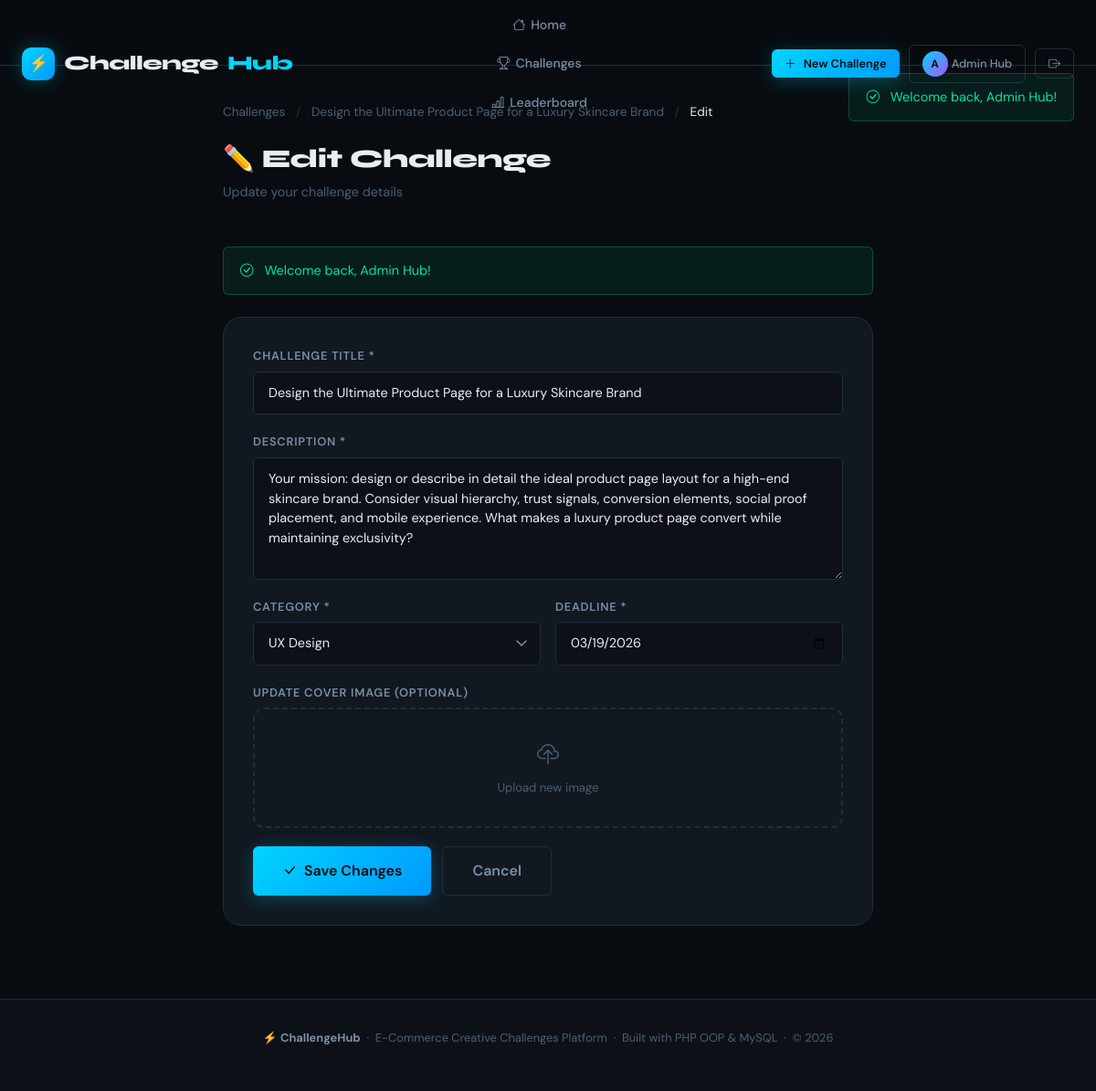
Screenshot of /?page=challenge-edit&id=1 (signed in) with the database file from the repository.
### tables this page shows
CREATE TABLE IF NOT EXISTS `challenges` (
  `id`          INT           NOT NULL AUTO_INCREMENT,
  `user_id`     INT           NOT NULL,
  `title`       VARCHAR(200)  NOT NULL,
  `description` TEXT          NOT NULL,
  `category`    VARCHAR(100)  NOT NULL,
  `deadline`    DATE          NOT NULL,
  `image`       VARCHAR(255)  NULL DEFAULT NULL,
  `created_at`  DATETIME      NULL DEFAULT CURRENT_TIMESTAMP,
  PRIMARY KEY (`id`),
  KEY `user_id` (`user_id`)
);

CREATE TABLE IF NOT EXISTS `users` (
  `id`         INT            NOT NULL AUTO_INCREMENT,
  `name`       VARCHAR(100)   NOT NULL,
  `email`      VARCHAR(150)   NOT NULL,
  `password`   VARCHAR(255)   NOT NULL,
  `created_at` DATETIME       NULL DEFAULT CURRENT_TIMESTAMP,
  PRIMARY KEY (`id`),
  UNIQUE KEY `email` (`email`)
);

### app/controllers/ChallengeController.php (called while the page is built, shortened)
<?php
require_once BASE_PATH . '/app/models/Challenge.php';
class ChallengeController {
    private Challenge $challengeModel;
    public function __construct() {
        $this->challengeModel  = new Challenge();
    }
    public function edit(int $id): void {
        $challenge = $this->challengeModel->getById($id);
        $flash = getFlash();
        require BASE_PATH . '/app/views/challenges/edit.php';
    }
}

### config/app.php (called while the page is built, shortened)
<?php
function e(mixed $value): string {
    return htmlspecialchars((string)$value, ENT_QUOTES | ENT_HTML5, 'UTF-8');
}
function currentUser(): ?array {
    return [
        'id'   => $_SESSION['user_id'],
        'name' => $_SESSION['user_name'] ?? '',
        'email'=> $_SESSION['user_email'] ?? '',
    ];
}
function getFlash(): ?array {
    if (!empty($_SESSION['flash'])) {
        $flash = $_SESSION['flash'];
        return $flash;
    }
    return null;
}

### app/models/Challenge.php (called while the page is built, shortened)
<?php
require_once BASE_PATH . '/config/database.php';
class Challenge {
    private PDO $db;
    public function __construct() {
        $this->db = Database::getInstance();
    }
    public function getById(int $id): ?array {
        $stmt = $this->db->prepare(
            'SELECT c.*, u.name AS author_name,
                    COUNT(DISTINCT s.id) AS submission_count
             FROM challenges c
             JOIN users u ON c.user_id = u.id
             LEFT JOIN submissions s ON s.challenge_id = c.id
             WHERE c.id = ?
             GROUP BY c.id'
        );
        $stmt->execute([$id]);
        $result = $stmt->fetch();
        return $result ?: null;
    }
}

### config/database.php (called while the page is built, shortened)
<?php
class Database {
    private static ?PDO $instance = null;
    public static function getInstance(): PDO {
        if (self::$instance === null) {
            $dsn = 'mysql:host=' . DB_HOST . ';dbname=' . DB_NAME . ';charset=' . DB_CHARSET;
            $options = [
                PDO::ATTR_ERRMODE            => PDO::ERRMODE_EXCEPTION,
                PDO::ATTR_DEFAULT_FETCH_MODE => PDO::FETCH_ASSOC,
                PDO::ATTR_EMULATE_PREPARES   => false,
            ];
            try {
                self::$instance = new PDO($dsn, DB_USER, DB_PASS, $options);
            } catch (PDOException $e) {
                die(json_encode(['error' => 'Database connection failed: ' . $e->getMessage()]));
            }
        }
        return self::$instance;
    }
}

### app/views/challenges/edit.php (the view, shortened to what this page needs)
<?php
require BASE_PATH . '/app/views/partials/header.php';
$categories = [
  'Product Launch', 'UX Design', 'Marketing', 'Branding',
  'E-commerce Strategy', 'Social Media', 'SEO', 'Analytics',
  'Customer Retention', 'Conversion Optimization'
];
?>
<div class="page-wrapper">
  <div class="container" style="max-width:760px;">
    <nav style="margin-bottom:24px;font-size:0.85rem;color:var(--text-muted);">
      <a href="<?= BASE_URL ?>/?page=challenges" style="color:var(--text-muted);">Challenges</a>
      <span style="margin:0 8px;opacity:0.4;">/</span>
      <a href="<?= BASE_URL ?>/?page=challenge&id=<?= $challenge['id'] ?>" style="color:var(--text-muted);">
        <?= e($challenge['title']) ?>
      </a>
      <span style="margin:0 8px;opacity:0.4;">/</span>
      <span style="color:var(--text-primary);">Edit</span>
    </nav>
    <div class="section-header animate-in">
      <div>
        <h1 class="section-title">✏️ Edit Challenge</h1>
        <p class="section-subtitle">Update your challenge details</p>
      </div>
    </div>
    <?php if (!empty($flash)): ?>
    <div class="alert alert-<?= e($flash['type']) ?>">
      <i class="bi bi-<?= $flash['type'] === 'success' ? 'check-circle' : 'exclamation-triangle' ?>"></i>
      <?= e($flash['message']) ?>
    </div>
    <?php endif; ?>
    <div class="card animate-in">
      <div class="card-body" style="padding:32px;">
        <form method="POST" action="<?= BASE_URL ?>/?page=challenge-edit&id=<?= $challenge['id'] ?>"
              enctype="multipart/form-data">
          <div class="form-group">
            <label class="form-label">Challenge Title *</label>
            <input type="text" name="title" class="form-control"
                   value="<?= e($_POST['title'] ?? $challenge['title']) ?>"
                   required maxlength="200">
          </div>
          <div class="form-group">
            <label class="form-label">Description *</label>
            <textarea name="description" class="form-control" rows="5" required>
<?= e($_POST['description'] ?? $challenge['description']) ?></textarea>
          </div>
          <div class="row g-3">
            <div class="col-md-6">
              <div class="form-group">
                <label class="form-label">Category *</label>
                <select name="category" class="form-control" required>
                  <?php foreach ($categories as $cat):
                    $sel = (($_POST['category'] ?? $challenge['category']) === $cat) ? 'selected' : '';
                  ?>
                    <option value="<?= e($cat) ?>" <?= $sel ?>><?= e($cat) ?></option>
                  <?php endforeach; ?>
                </select>
              </div>
            </div>
            <div class="col-md-6">
              <div class="form-group">
                <label class="form-label">Deadline *</label>
                <input type="date" name="deadline" class="form-control"
                       value="<?= e($_POST['deadline'] ?? $challenge['deadline']) ?>" required>
              </div>
            </div>
          </div>
          <div class="form-group">
            <label class="form-label">Update Cover Image (Optional)</label>
            <div class="image-upload-area">
              <div id="editPreview">
                <i class="bi bi-cloud-upload" style="font-size:1.5rem;color:var(--text-muted);"></i>
                <p style="color:var(--text-muted);font-size:0.82rem;margin:4px 0 0;">Upload new image</p>
              </div>
            </div>
          </div>
          <div style="display:flex;gap:12px;">
            <button type="submit" class="btn btn-primary btn-lg">
              <i class="bi bi-check-lg"></i> Save Changes
            </button>
            <a href="<?= BASE_URL ?>/?page=challenge&id=<?= $challenge['id'] ?>" class="btn btn-ghost btn-lg">
              Cancel
            </a>
          </div>
        </form>
      </div>
    </div>
  </div>
</div>
<?php require BASE_PATH . '/app/views/partials/footer.php'; ?>

### app/views/partials/header.php (shortened to what this page needs)
<?php
$user  = currentUser();
$flash = $flash ?? getFlash();
$activePage = $_GET['page'] ?? 'home';
?>
<!DOCTYPE html>
<html lang="en">
<head>
  <link href="https://cdn.jsdelivr.net/npm/bootstrap@5.3.3/dist/css/bootstrap.min.css" rel="stylesheet">
  <link rel="stylesheet" href="<?= BASE_URL ?>/css/main.css">
  <link href="https://cdn.jsdelivr.net/npm/bootstrap-icons@1.11.3/font/bootstrap-icons.css" rel="stylesheet">
</head>
<body>
<nav class="navbar">
  <div class="container">
    <a href="<?= BASE_URL ?>/?page=home" class="navbar-brand">
      <div class="logo-icon">⚡</div>
      Challenge<span>Hub</span>
    </a>
    <ul class="navbar-nav">
      <li>
        <a href="<?= BASE_URL ?>/?page=home"
           class="<?= $activePage === 'home' ? 'active' : '' ?>">
          <i class="bi bi-house"></i> Home
        </a>
      </li>
      <li>
        <a href="<?= BASE_URL ?>/?page=challenges"
           class="<?= in_array($activePage, ['challenges','challenge']) ? 'active' : '' ?>">
          <i class="bi bi-trophy"></i> Challenges
        </a>
      </li>
      <li>
        <a href="<?= BASE_URL ?>/?page=leaderboard"
           class="<?= $activePage === 'leaderboard' ? 'active' : '' ?>">
          <i class="bi bi-bar-chart-line"></i> Leaderboard
        </a>
      </li>
    </ul>
    <div class="navbar-actions">
      <?php if ($user): ?>
        <a href="<?= BASE_URL ?>/?page=challenge-create" class="btn btn-primary btn-sm">
          <i class="bi bi-plus-lg"></i> New Challenge
        </a>
        <div class="dropdown" style="position:relative;">
          <a href="<?= BASE_URL ?>/?page=profile"
             class="btn btn-ghost btn-sm d-flex align-center gap-1">
            <div class="avatar" style="width:28px;height:28px;font-size:0.75rem;">
              <?= strtoupper(substr($user['name'],0,1)) ?>
            </div>
            <?= e($user['name']) ?>
          </a>
        </div>
        <a href="<?= BASE_URL ?>/?page=logout" class="btn btn-ghost btn-sm">
          <i class="bi bi-box-arrow-right"></i>
        </a>
      <?php else: ?>
        <a href="<?= BASE_URL ?>/?page=login"    class="btn btn-ghost btn-sm">Sign In</a>
        <a href="<?= BASE_URL ?>/?page=register" class="btn btn-primary btn-sm">Get Started</a>
      <?php endif; ?>
    </div>
  </div>
</nav>
<?php if ($flash): ?>
<div style="position:fixed;top:80px;right:24px;z-index:9999;max-width:380px;animation:fadeInUp 0.3s ease;">
  <div class="alert alert-<?= e($flash['type']) ?>">
    <i class="bi bi-<?= $flash['type'] === 'success' ? 'check-circle' : 'exclamation-triangle' ?>"></i>
    <?= e($flash['message']) ?>
  </div>
</div>
<?php endif; ?>

### rows the page displays
challenges: user.name "A", user.name "Admin Hub", title "Design the Ultimate Product Page for a Luxury Skincare Brand", description "Your mission: design or describe in detail the ideal product page layout for a high-end skincare brand. Consider visual hierarchy, trust signals, conversion elements, social proof placement, and mobile experience. What makes a luxury product page convert while maintaining exclusivity?", deadline "03/19/2026"

### other values shown
$flash['message'] "Welcome back, Admin Hub!"
form field category "UX Design"
